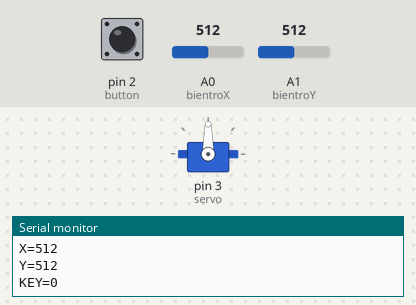
This sketch was run on a simulated Arduino Uno, built with avr-gcc and run on an emulated ATmega328P. Parts: servo, the last lines printed to the serial monitor. The test bench sets the inputs (shaded band); at power-on: A1 (bientroY) = 512, pin 2 (button) LOW, A0 (bientroX) = 512.

Above: at 1.2 s.
1.3 s: A1 (bientroY) set to 716
At 1.9 s:
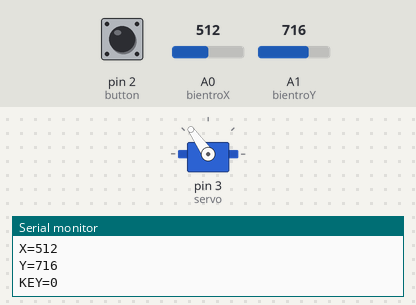
2.9 s: A1 (bientroY) set to 900
At 3.4 s:
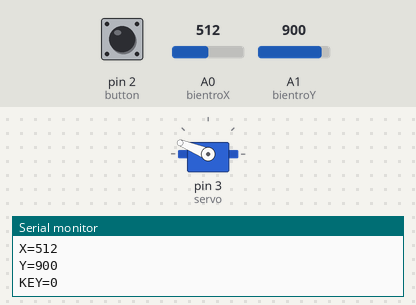
4.5 s: A1 (bientroY) set to 1023
At 5.0 s:
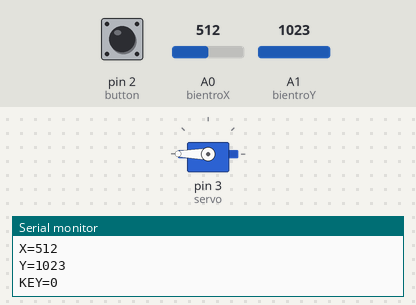
6.1 s: A1 (bientroY) set to 306
At 7.4 s:
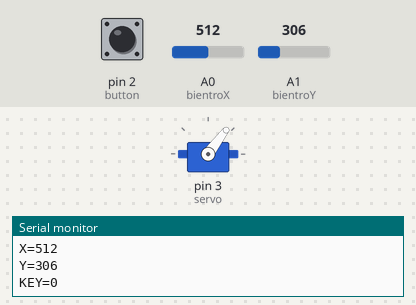
7.7 s: A1 (bientroY) set to 122
At 9.2 s:
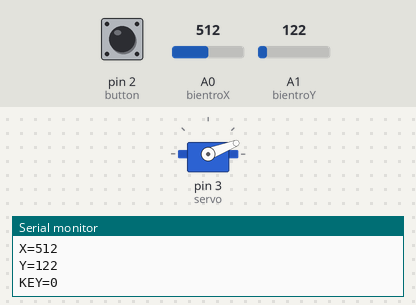
Timing chart, 0 to 10.7 s (numbered marks = the images above; inputs shaded):
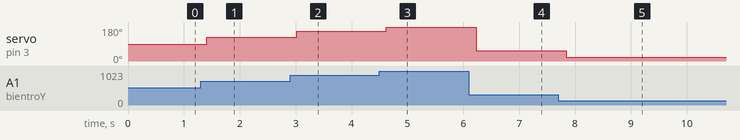

The sketch:

joystick.ino
```cpp
#include <Servo.h>
#define bientroX  A0
#define bientroY  A1
#define servo 3
Servo myservo;
int button = 2;

void setup ()
{
  myservo.attach(servo);
  pinMode(button, INPUT);
  pinMode(A0, INPUT);
  pinMode(A1, INPUT);
  Serial.begin(9600);

}

void loop ()
{
  int x = analogRead(bientroX);  // doc gia tri cua truc X
  int y = analogRead(bientroY);  // doc gia tri cua truc Y
  int KEY = digitalRead(button);  // doc gia tri cua nut nhan
  // Xuat ra cong Serial
  int giaTriGoc = map(y,0,1023,0,180);
  myservo.write(giaTriGoc);
  Serial.println(giaTriGoc);
  Serial.print("X="); Serial.println(x);
  Serial.print("Y="); Serial.println(y);
  Serial.print("KEY="); Serial.println(KEY);
  Serial.println();
  delay(200);//delay để ổn định hơn
}
```

Measured:
- after the input at 1.3 s, servo on pin 3 (servo): 90° → 125° after 0.11 s
- after the input at 2.9 s, servo on pin 3 (servo): 125° → 158° after 0.12 s
- after the input at 4.5 s, servo on pin 3 (servo): 158° → 180° after 0.12 s
- after the input at 6.1 s, servo on pin 3 (servo): 180° → 53° after 0.13 s
- after the input at 7.7 s, servo on pin 3 (servo): 53° → 21° after 0.14 s
